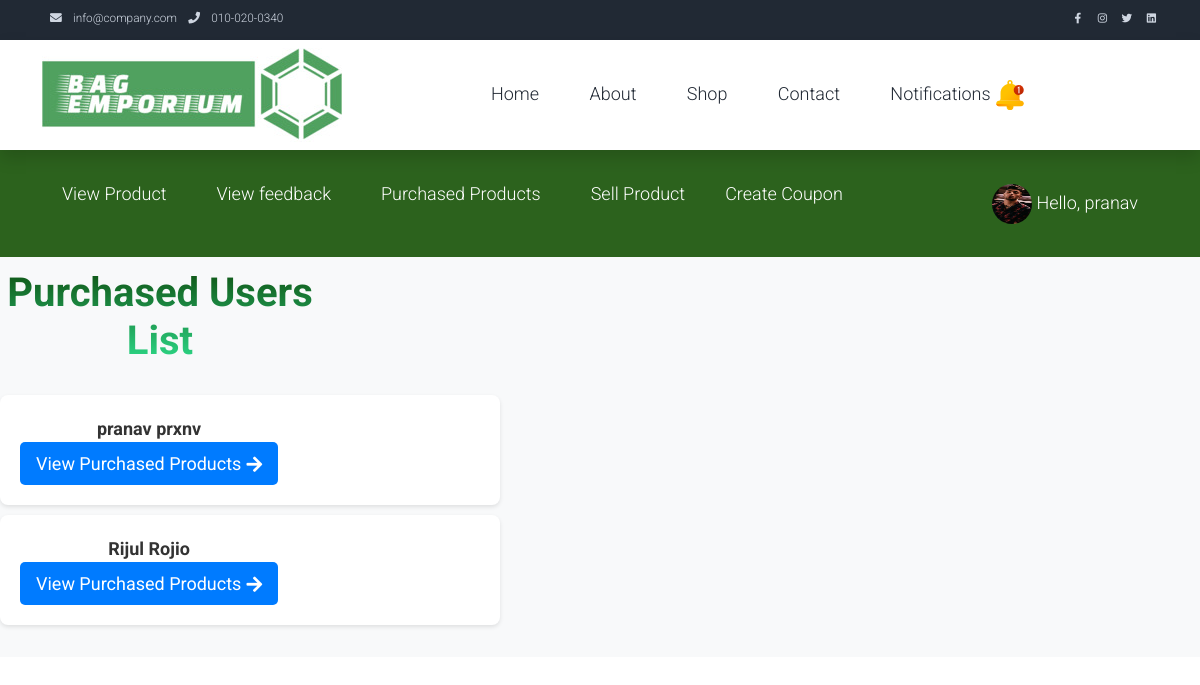
The app's page /myauth/seller_product_user_view/ (signed in), older data.
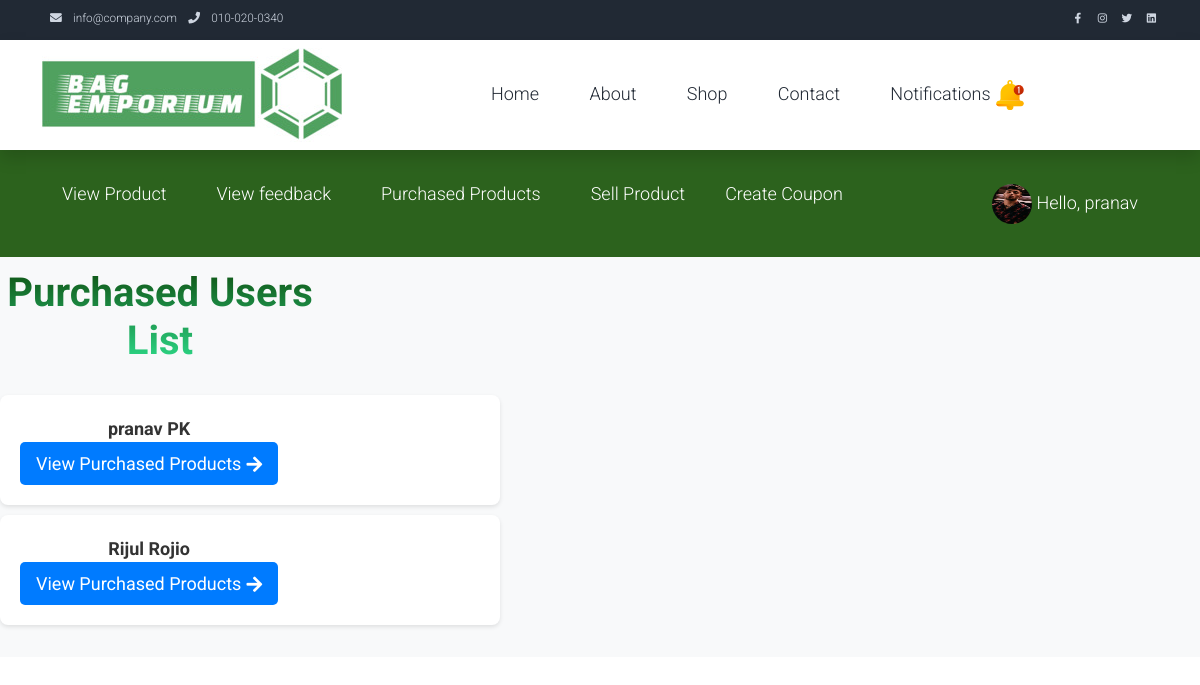
The same page, newer data.
### myauth/models.py (models this page shows)
class User(AbstractUser):
    class Role(models.TextChoices):
        ADMIN="ADMIN",'Admin'
        CUSTOMER="CUSTOMER",'Customer'
        DELIVERYBOY="DELIVERYBOY",'deliveryboy'
        SELLER="SELLER",'Seller'
    role = models.CharField(max_length=50,choices=Role.choices)

### myauth/views.py (the view)
# urls.py: path('seller_product_user_view/', views.list_purchased_users_of_seller, name='list_purchased_users_of_seller'),
@login_required
def list_purchased_users_of_seller(request):
    if request.user.role == User.Role.SELLER:  # Check if the current user is a seller
        purchased_users = User.objects.filter(cart_items__product__seller_id=request.user).distinct()
        context = {
            'purchased_users': purchased_users
        }
        return render(request, 'seller_products_purchase_users.html', context)
    else:
        return render(request, 'error_page.html', {'error_message': 'You are not authorized to view this page.'})

### templates/seller_products_purchase_users.html (shortened to what the changed rows need)
{% load static %}
<!DOCTYPE html>
<html lang="en">
<head>
    <link rel="stylesheet" href="{% static 'assets/css/bootstrap.min.css' %}">
    <link rel="stylesheet" href="{% static 'assets/css/templatemo.css' %}">
    <link rel="stylesheet" href="{% static 'assets/css/custom.css' %}">
    <link rel="stylesheet" href="{% static 'assets/css/fontawesome.min.css' %}">
</head>
<body>
    <!DOCTYPE html>
    <html lang="en">
    <head>
    </head>
    <body>
    </body>
    </html>
<!DOCTYPE html>
<html lang="en">
<head>
    <link rel="stylesheet" href="https://cdnjs.cloudflare.com/ajax/libs/font-awesome/5.15.4/css/all.min.css">
</head>
<div class="bodyyy">
<body>
    <div class="containerr">
        <h1 class="grad-text"> Purchased Users List</h1>
        <ul>
            {% for user in purchased_users %}
            <div class="lli">
                <li>
                    <span class="username">{{ user.first_name }} {{ user.last_name }}</span>
                    <form action="{% url 'view_purchased_products' user.id %}" method="GET">
                        <button type="submit">View Purchased Products <i class="fas fa-arrow-right button-icon"></i></button>
                    </form>
                </li>
            </div>
            {% endfor %}
        </ul>
    </div>
</body>
</div>
</html>

Row changes from the older to the newer data that the page shows:
changed User (number 2 of 3 on the later page): last_name "prxnv" → "PK"
